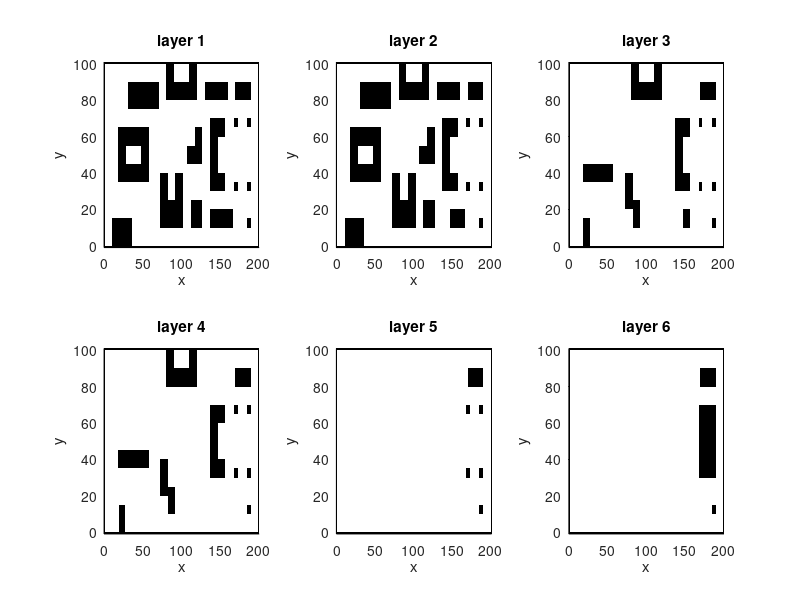
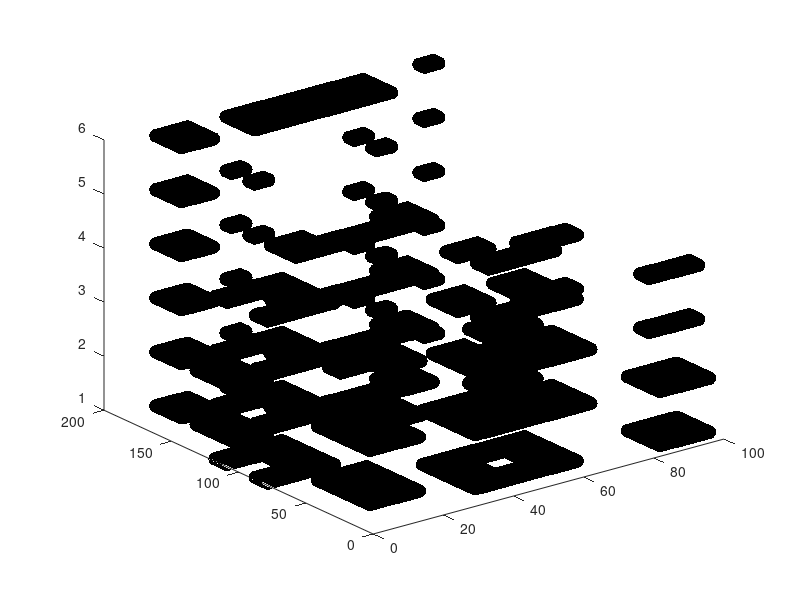

These figures' MATLAB source, in order:
%% Case study map generation

clc;
close all;
clear variables;
format compact;
format bank;

%% general properties

map = struct();
map.dimension_x = 20.2;
map.dimension_y = 10.2;
map.resolution_x = 0.1;
map.resolution_y = 0.1;
map.N_cells_x = 202;
map.N_cells_y = 102;
map.starting_position_x = 1;
map.starting_position_y = 1;
map.starting_position_index_x = 1;
map.starting_position_index_y = 1;
map.goal_position_x = 1;
map.goal_position_y = 1;
map.goal_position_index_x = 1;
map.goal_position_index_y = 1;


%% obstacle map initialization

m = zeros(102, 202, 6);

% external borders
m(1, :, :) = 1;
m(end, :, :) = 1;
m(:, 1, :) = 1;
m(:, end, :) = 1;

%% obstacle generation

% ostacolo in basso a sinistra
m(87:101, 12:36, 1:2) = 1;
m(87:101, 20:27, 3:4) = 1;

% ostacolo al centro a sinistra
m(37:66, 19:58, 1:2) = 1;
m(47:56, 29:48, 1:2) = 0;
m(57:66, 19:58, 3:4) = 1;

% ostacolo in alto a sinistra
m(12:26, 32:71, 1:2) = 1;

% ostacolo in alto al centro (C)
m(2:21, 82:121, 1:4) = 1;
m(2:11, 92:111, 1:4) = 0;

% ostacolo a L in centro
m(37:56, 109:128, 1:2) = 1;
m(37:46, 109:118, 1:2) = 0;

% cubetto in basso al centro
m(77:91, 114:128, 1:2) = 1;

% ostacolo strambo al centr
m(62:91, 74:103, 1:2) = 1;
m(62:76, 84:93, 1:2) = 0;
m(62:81, 74:83, 3:4) = 1;
m(77:91, 84:93, 3:4) = 1;

% ostacolo lungo in alto verso destra
m(12:21, 132:161, 1:2) = 1;

% C grande al centro
m(32:71, 139:158, 1:4) = 1;
m(42:61, 149:158, 1:4) = 0;

% piramide weird (podio) in basso a destra
m(82:91, 139:168, 1) = 1;
m(82:91, 149:158, 2:3) = 1;
m(82:91, 159:168, 2) = 1;

% colonna in basso a destra
m(87:91, 187:191, 1:6) = 1;

% blocco in alto a destra
m(12:21, 172:191, 1:6) = 1;

% gazebo
m(32:36, 170:174, 1:5) = 1;
m(32:36, 187:191, 1:5) = 1;
m(67:71, 170:174, 1:5) = 1;
m(67:71, 187:191, 1:5) = 1;
m(32:71, 170:191,6) = 1;

%% save maps

for ii = 1:6
    map_name = sprintf('layer_%i', ii);
    save_path = sprintf('..\\0. map_archive\\case_study_map\\%s', map_name);
    map.obstacle_map = m(:, :, ii);
    map.cost_map = map.obstacle_map;
    save(save_path, 'map')
end

%% 2D plot

% map_path = '..\0. map_archive\case_study_map\layer_1.mat';
% map = load_map(map_path);
% 
% map.start_index_x = ceil(map.starting_position_x/map.resolution_x);
% map.start_index_y = map.N_cells_y - ceil(map.starting_position_y/map.resolution_y) + 1;
% map.goal_index_x = ceil(map.goal_position_x/map.resolution_x);
% map.goal_index_y = map.N_cells_y - ceil(map.goal_position_y/map.resolution_y) + 1;

c_map = [1 1 1;
         0 0 0];
figure()
    subplot(2,3,1)
        hold on
        colormap(c_map);
        imagesc((1:map.N_cells_x)-1.5, (1:map.N_cells_y)-1.5, flip(m(:,:,1)))
        axis([-1, 201, -1, 101])
        title('layer 1')
        xlabel('x')
        ylabel('y')
	subplot(2,3,2)
        hold on
        colormap(c_map);
        imagesc((1:map.N_cells_x)-1.5, (1:map.N_cells_y)-1.5, flip(m(:,:,2)))
        axis([-1, 201, -1, 101])
        title('layer 2')
        xlabel('x')
        ylabel('y')
    subplot(2,3,3)
        hold on
        colormap(c_map);
        imagesc((1:map.N_cells_x)-1.5, (1:map.N_cells_y)-1.5, flip(m(:,:,3)))
        axis([-1, 201, -1, 101])
        title('layer 3')
        xlabel('x')
        ylabel('y')
    subplot(2,3,4)
        hold on
        colormap(c_map);
        imagesc((1:map.N_cells_x)-1.5, (1:map.N_cells_y)-1.5, flip(m(:,:,4)))
        axis([-1, 201, -1, 101])
        title('layer 4')
        xlabel('x')
        ylabel('y')
    subplot(2,3,5)
        hold on
        colormap(c_map);
        imagesc((1:map.N_cells_x)-1.5, (1:map.N_cells_y)-1.5, flip(m(:,:,5)))
        axis([-1, 201, -1, 101])
        title('layer 5')
        xlabel('x')
        ylabel('y')
    subplot(2,3,6)
        hold on
        colormap(c_map);
        imagesc((1:map.N_cells_x)-1.5, (1:map.N_cells_y)-1.5, flip(m(:,:,6)))
        axis([-1, 201, -1, 101])
        title('layer 6')
        xlabel('x')
        ylabel('y')
        
%% 3D plot

[X, Y, Z] = ind2sub(size(m(2:end-1, 2:end-1, :)),find(m(2:end-1, 2:end-1, :) == 1));

figure()
    plot3(X, Y, Z, 'k.', 'MarkerSize', 30);